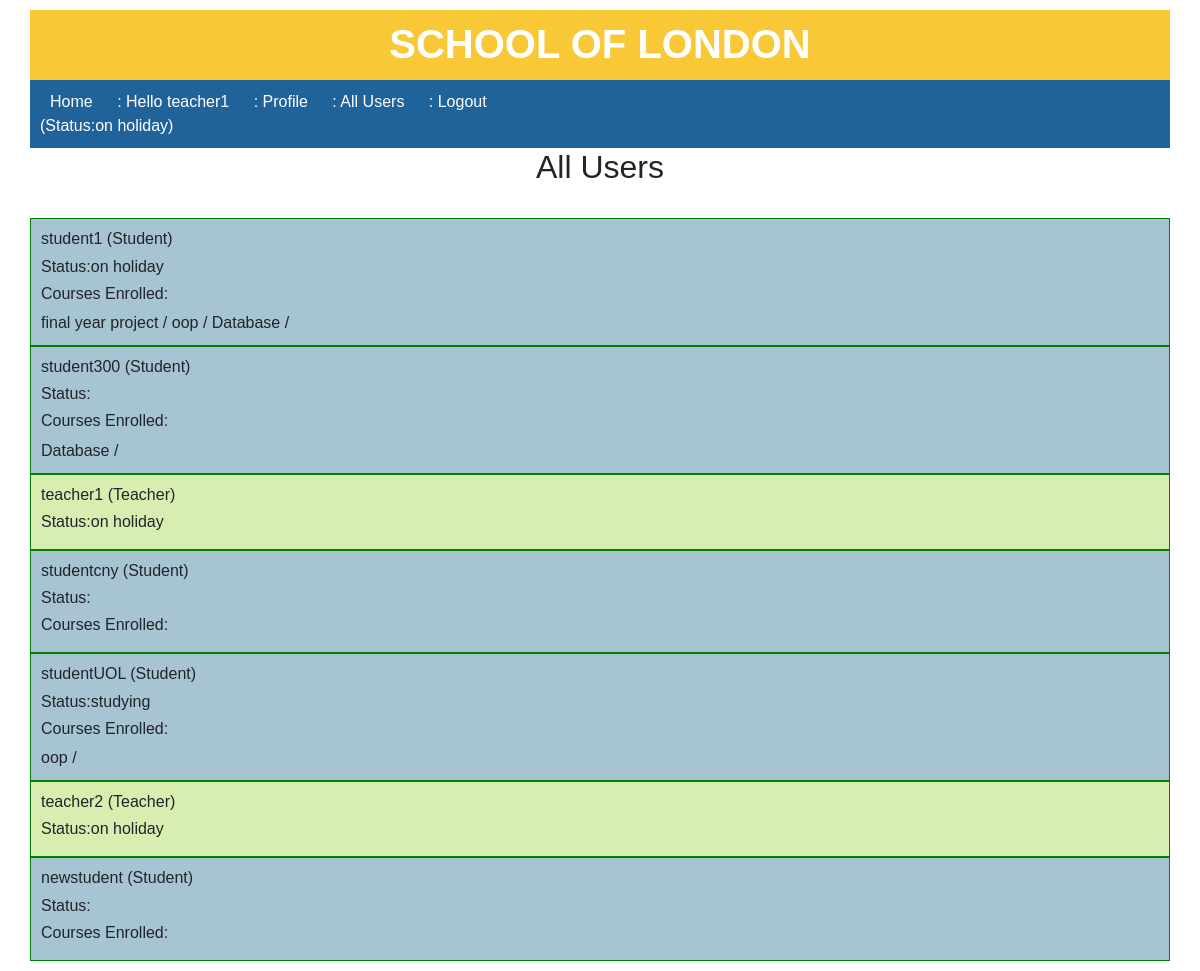
Screenshot of /allUsers/ (signed in) with the database file from the repository.
### course/models.py (models this page shows, shortened)
class AppUser(models.Model):
    user = models.OneToOneField(User, on_delete=models.CASCADE)
    mobileNumber = models.IntegerField(null=True, blank=True)
    courses_enrolled = models.ManyToManyField('Course', related_name='students_enrolled', blank=True)
    is_teacher = models.BooleanField(default=False)
    profilePic=models.ImageField(blank=True)
    status = models.TextField(blank=True)
    def __str__(self):
        return self.user.username

class Course(models.Model):
    user = models.ForeignKey(User, related_name="courses_created", on_delete=models.CASCADE)
    department = models.ForeignKey(Department, related_name="courses", on_delete=models.CASCADE)
    title = models.CharField(max_length=300)
    description = models.TextField(blank=True)
    created = models.DateTimeField(auto_now_add=True)
    students = models.ManyToManyField(User, related_name="courses_joined", blank=True)
    class Meta:
        ordering = ['-created']
    def __str__(self):
        return self.title

### course/views.py (the view)
# urls.py: path('allUsers/', views.allUsers, name='allUsers'),
def allUsers(request):
    if not request.user.is_authenticated or not request.user.appuser.is_teacher:
        return render(request, 'course/error_page.html')
    allusers=AppUser.objects.all
    context = {'allusers': allusers}
    return render(request, 'course/allUsers.html', context)

### course/templatetags/my_tags.py (called while the page is built)
@register.simple_tag
def todays_date():
    return datetime.datetime.now().strftime("%d %b, %Y")

### course/templates/course/allUsers.html
{% extends "./base.html" %}
{% block content %}
<h2>All Users</h2>
<br>
    {% for user in allusers %}
            {% if user.is_teacher %}
            <div class="teachers">
            <h6>{{ user }} (Teacher)</h6>
            <h6>Status:{{user.status}}<h6>
            </div>
            {% elif not user.is_teacher %}
            <div class="students">
                <h6>{{ user }} (Student)</h6>
                <h6>Status:{{user.status}}<h6>
                <h6>Courses Enrolled:</h6>
                {% for course in user.courses_enrolled.all%}
                    {{course}} /
                {% endfor %}
            </div>
            {% endif%}
    {% endfor %}
{% endblock %}

### course/templates/course/base.html
{% include "./header.html" %}
{% include "./title.html" %}
<div class="content">
 {% block content %}Didn't render content{% endblock %}
</div>

### course/templates/course/header.html (shortened to what this page needs)
<!DOCTYPE html>
<html lang="en">
<head>
<link rel="stylesheet" href="https://cdn.jsdelivr.net/npm/bootstrap@4.6.2/dist/css/bootstrap.min.css">
    <link rel="stylesheet" type="text/css" href="/static/css/course.css">
</head>
<body>

### course/templates/course/title.html
<div id="header">
    <h1>SCHOOL OF LONDON</h1>
    </div>
    <div id="navigation">
        <a href="/">Home</a>
        {% if user.is_authenticated %}
            <a class="nav-link" href="#"> : Hello {{ user.username }} <span class="sr-only">(current)</span></a>
            <a class="nav-link" href="/profile/"> : Profile<span class="sr-only">(current)</span></a>
            {% if user.appuser.is_teacher %}
                <a class="nav-link" href="/allUsers/"> : All Users<span class="sr-only">(current)</span></a>
            {% endif %}
            <a class="nav-link" href="/logout/"> : Logout<span class="sr-only">(current)</span></a>
            <br> (Status:{{user.appuser.status}})
        {% else %}
            <a class="nav-link" href="/register/"> : Register <span class="sr-only">(current)</span></a>
          <a class="nav-link" href="/login/"> : Log In<span class="sr-only">(current)</span></a>
       {% endif %}
    </div>

### course/templates/course/footer.html (shortened to what this page needs)
{% load my_tags %}
{% load bootstrap4 %}

### course/static/css/course.css (style rules this page uses)
body { font-family: Sans-Serif; margin: 10px; border: 0px; padding-left: 20px; padding-right: 20px; }
h2 { text-align: center; }
h1 { font-weight: bolder; }
.teachers { background-color: rgb(216, 238, 177); padding: 10px; border: 1px solid green ; }
.students { background-color: rgb(167, 196, 211); padding: 10px; border: 1px solid green ; }
#navigation { width: 100%; background-color: #20639b; color: #ffffff; padding: 10px; }
#navigation a { color:white; padding: 10px; display:inline }
#header { color: #ffffff; text-align: center; padding: 10px; width: 100%; height: 70px; background-color: #f7bd0ed4; }

### rows the page displays
AppUser: user.username "student1", status "on holiday"
Course: title "final year project"
Course: title "oop"
Course: title "Database"
AppUser: user.username "student300"
AppUser: user.username "teacher1", status "on holiday"
AppUser: user.username "studentcny"
AppUser: user.username "studentUOL", status "studying"
AppUser: user.username "teacher2", status "on holiday"
AppUser: user.username "newstudent"

### other values shown
{{ user.username }} "teacher1"
{{ user.appuser.status }} "on holiday"
